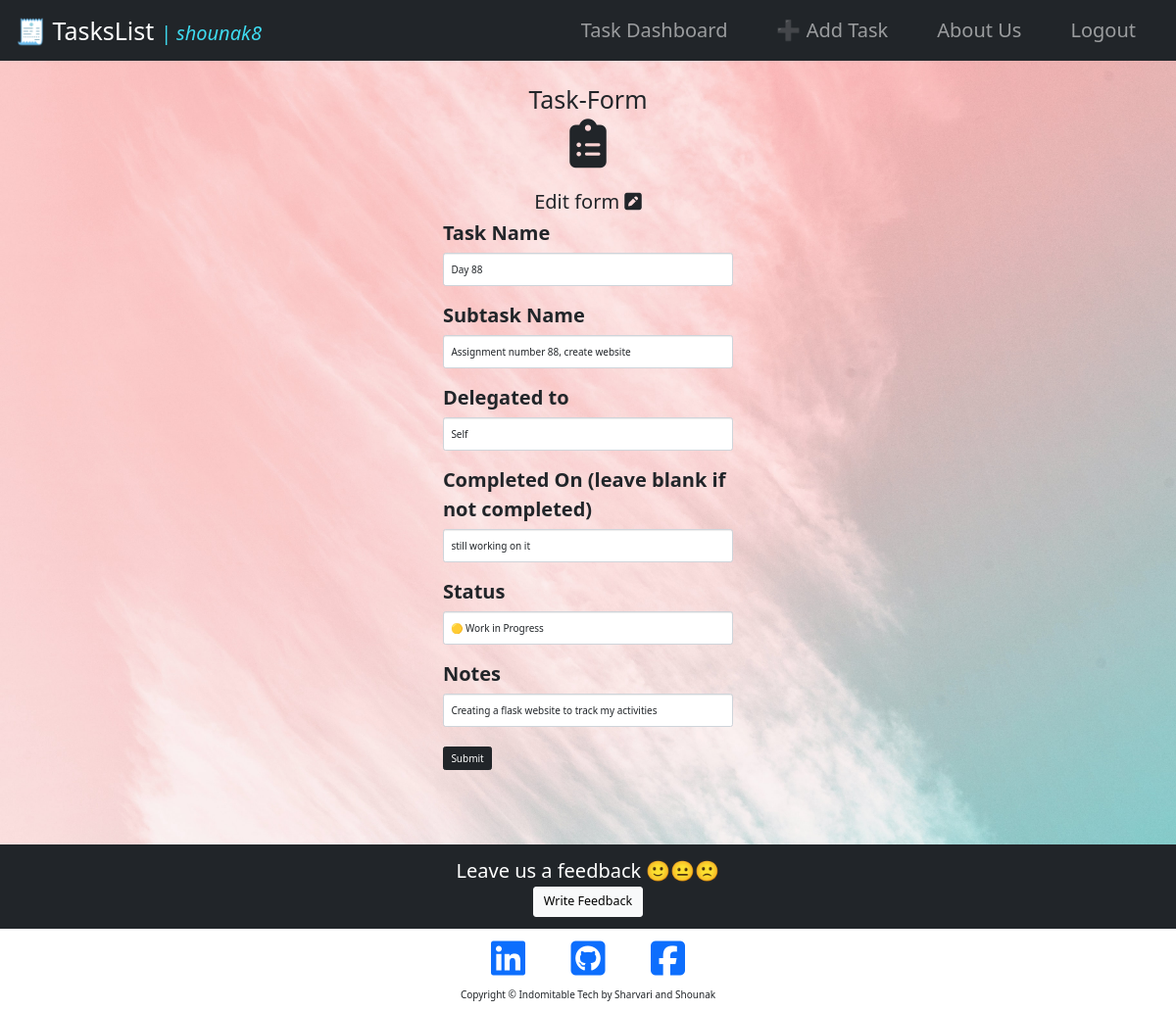
Screenshot of /edit/1 (signed in) with the database file from the repository.
### main.py (models this page shows)
class UsersDB(UserMixin, db.Model):
    __tablename__ = "users"
    id = db.Column(db.Integer, primary_key=True)
    email = db.Column(db.String(250), unique=True, nullable=False)
    username = db.Column(db.String(250), unique=True, nullable=False)
    password = db.Column(db.String(100), nullable=False)
    registration_date = db.Column(db.String(100), nullable=False)
    user_tasks = relationship('TasksDB', back_populates='tasks')

class TasksDB(db.Model):
    __tablename__ = "tasks"
    id = db.Column(db.Integer, primary_key=True)
    task_name = db.Column(db.String(250), nullable=False)
    subtask_name = db.Column(db.String(250), nullable=False)
    delegated_to = db.Column(db.String(250), nullable=False)
    task_start_date = db.Column(db.String(250), nullable=False)
    task_completed_date = db.Column(db.String(250), nullable=False)
    status = db.Column(db.String(250), nullable=False)
    notes = db.Column(db.Text, nullable=False)
    user_id = db.Column(db.Integer, db.ForeignKey('users.id'))
    tasks = relationship('UsersDB', back_populates='user_tasks')

### main.py (the view, shortened to what this page needs)
@app.route("/edit/<int:index>", methods=["GET", "POST"])
@login_required
def edit_task(index):
    current_task = TasksDB.query.filter_by(id=index).first()
    task_form = TaskForm(task_name=current_task.task_name,
                         subtask_name=current_task.subtask_name,
                         delegated_to=current_task.delegated_to,
                         task_completed_date=current_task.task_completed_date,
                         status=current_task.status,
                         notes=current_task.notes)
    return render_template("task_form.html", task_form=task_form, task='edit', logged_in=current_user.is_authenticated,current_user=current_user)

### forms.py
class TaskForm(FlaskForm):
    task_name = StringField("Task Name", validators=[DataRequired()])
    subtask_name = StringField("Subtask Name", validators=[DataRequired()])
    delegated_to = StringField("Delegated to", validators=[DataRequired()])
    task_completed_date = StringField("Completed On (leave blank if not completed)")
    status = SelectField('Status',choices=['🔴 Not Started','🟡 Work in Progress','🟢 Completed'], validators=[DataRequired()])
    notes = StringField("Notes", validators=[DataRequired()])
    submit = SubmitField("Submit")

### main.py (called while the page is built)
@login_manager.user_loader
def load_user(user_id):
    return UsersDB.query.get(int(user_id))

### templates/task_form.html
{% extends 'bootstrap/base.html' %}
{% import "bootstrap/wtf.html" as wtf %}
{% block content %}
{% include "header.html" %}
<header class="masthead "
        style="background-image: url({{ url_for('static', filename='images/task_form.jpg')}});
        background-repeat:no-repeat;background-size:cover; background-position: center center;height:800px;">
    <div class="container-fluid start-end">
        <div style="text-align:center;padding:2% 0 0 0;">
            <h1>Task-Form</h1>
            <i class="fas fa-clipboard-list" style="font-size:5rem;"></i>
        </div>
        <div class="task_form">
            {% if task== 'add' %}
            <h2 style="text-align:center;">Add form <i class="fas fa-plus-square"></i></h2>
            {{ wtf.quick_form(task_form, novalidate=True, button_map={"submit": "dark"}) }}
            {% else %}
            <h2 style="text-align:center;">Edit form <i class="fas fa-pen-square"></i></h2>
            {{ wtf.quick_form(task_form, novalidate=True, button_map={"submit": "dark"}) }}
            {% endif %}
        </div>
    </div>
</header>
{% include "footer.html" %}
{% endblock %}

### templates/header.html (shortened to what this page needs)
<!DOCTYPE html>
<html lang="en">
<head>
    <link href="https://cdn.jsdelivr.net/npm/bootstrap@5.0.1/dist/css/bootstrap.min.css"
 rel="stylesheet">
    <link href="{{ url_for('static', filename='css/styles.css')}}" rel="stylesheet">
</head>
<body>
<div class="container-fluid" style="padding:0;margin:0;">
    <nav class="navbar sticky navbar-expand-lg navbar-dark bg-dark container-fluid" style="border-radius:0;margin:0;">
        <div class="container-fluid">
            <h1 style="margin:auto;color:white;">🧾 TasksList <span style="font-style:italic;font-size:2rem;color:#3EDBF0;"> | {{current_user.username}}</span></h1>
            <div class="collapse navbar-collapse " id="navbarNav" style="padding:0; font-size:2rem;">
                <ul class="navbar-nav ms-auto">
                    {% if logged_in %}
                    <li class="nav-item ">
                        <a aria-current="page" class="nav-link" href="{{url_for('todo')}}">Task Dashboard</a>
                    </li>
                    <li class="nav-item ">
                        <a class="nav-link" href="{{url_for('add_task')}}">➕ Add Task</a>
                    </li>
                    <li class="nav-item ">
                        <a class="nav-link" href="{{url_for('about')}}">About Us</a>
                    </li>
                    <li class="nav-item ">
                        <a class="nav-link" href="{{url_for('logout')}}">Logout</a>
                    </li>
                    {% endif %}
                </ul>
            </div>
        </div>
    </nav>
</div>

### static/css/styles.css (style rules this page uses)
.task_form { width:25%; margin:auto; font-size:2rem; padding: 2% 0; }
.navbar li { margin-left : 1em; margin-right : 1em; }

### rows the page displays
UsersDB: username "shounak8"
TasksDB: task_name "Day 88", subtask_name "Assignment number 88, create website", delegated_to "Self", task_completed_date "still working on it", status "🟡 Work in Progress", notes "Creating a flask website to track my activities"
